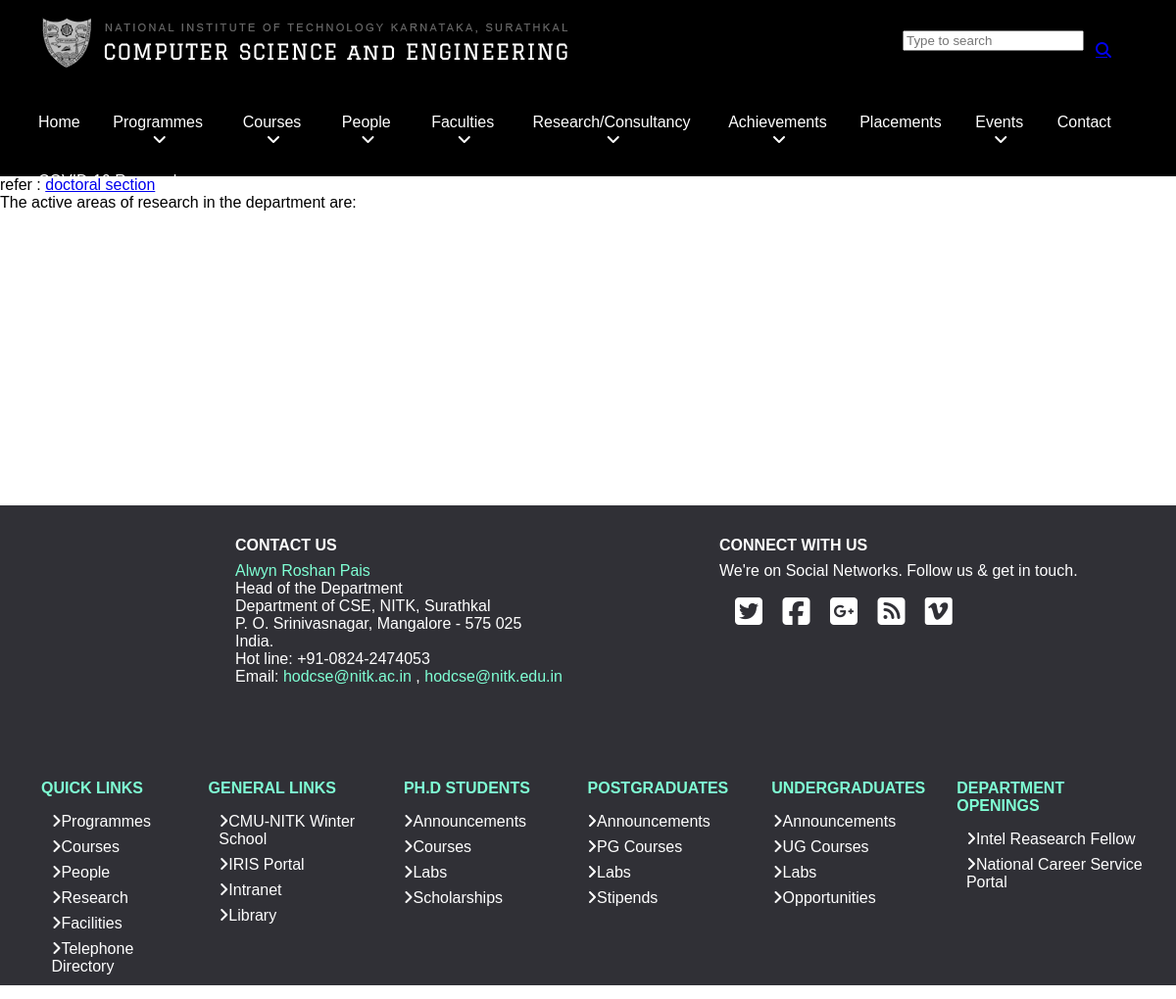
Page /programmes/doctaral on the earlier database version.
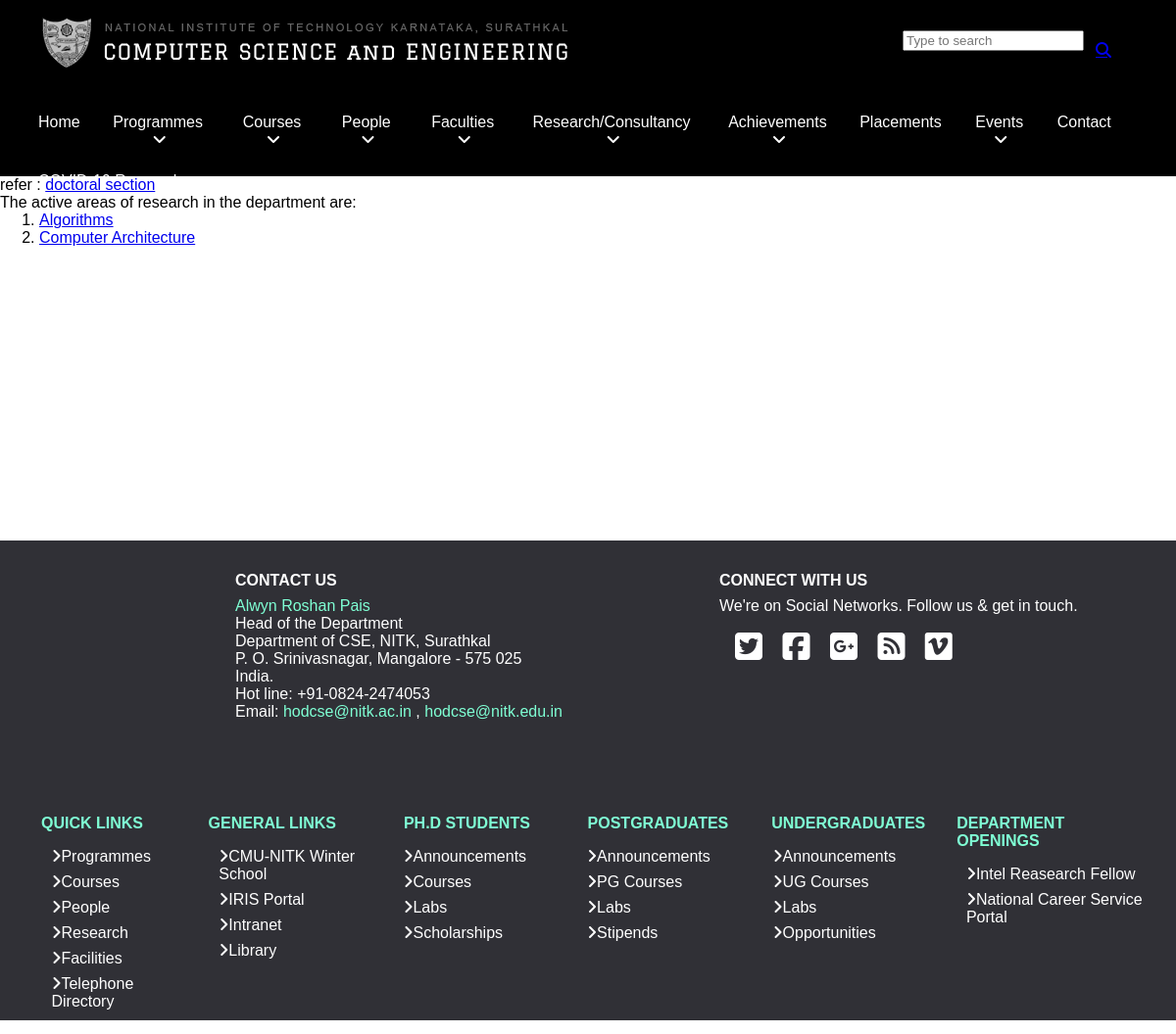
Same page on the later database version.
### nitk_cse/models.py (models this page shows, shortened)
class Research(db.Model):
    id = db.Column(db.Integer, primary_key=True)
    title = db.Column(db.String(20), unique=True, nullable=False)
    faculty = db.relationship('ResearchFaculty', backref='research_area', lazy=True)
    journals = db.relationship('ResearchJournal', backref='research_area', lazy=True)
    conferences = db.relationship('ResearchConf', backref='research_area', lazy=True)

### nitk_cse/routes.py (the view)
@app.route("/programmes/doctaral")
def doctaral():
    topics = Research.query.all()
    return render_template('doctaral.html',topics=topics)

### nitk_cse/templates/doctaral.html
{% extends "layout.html" %}
{% block content %}
refer : <a href="https://cse.nitk.ac.in/programmes">doctoral section</a>
<br>
The active areas of research in the department are:
<br>
<ol>
    {% for topic in topics %}
    <li>
        <a href="{{ url_for('subject',id=topic.id) }}">{{ topic.title }}</a>
    </li>
    {% endfor %}
</ol>
{% endblock content %}

Differences in the rows shown:
added Research: title "Algorithms"
added Research: title "Computer Architecture"
